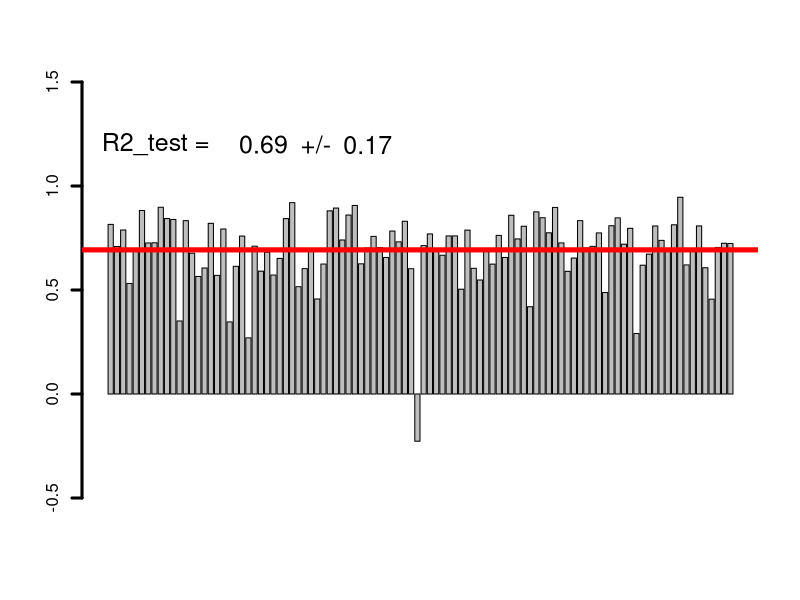
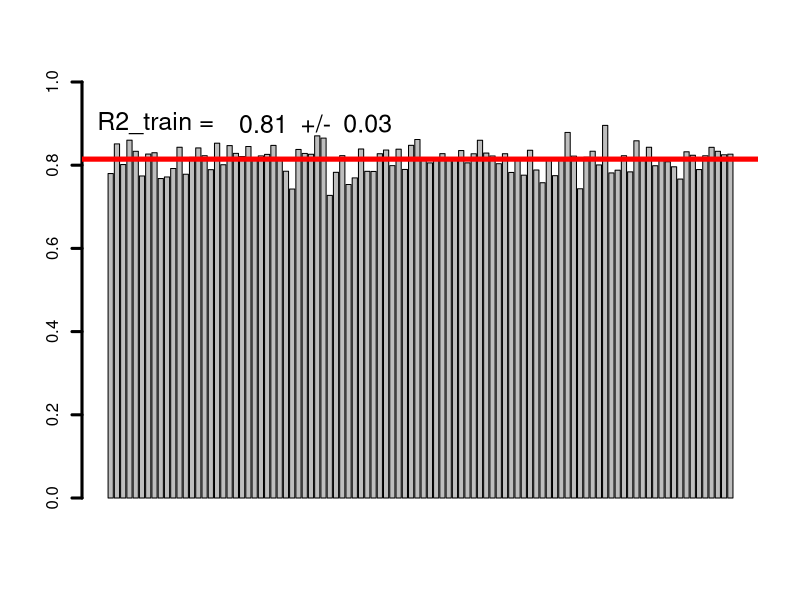

Source code (R) for these figures, in order:
setwd(path)
# load data
data <- read.csv('KD_refine.csv')

# Creat the evaluation function: eval_results, which contains RMSE and Rsquare
eval_results <- function(true, predicted, df) {
  SSE <- sum((predicted - true)^2)
  SST <- sum((true - mean(true))^2)
  R_square <- 1 - SSE / SST
  RMSE = sqrt(SSE/nrow(df))
  # Model performance metrics
  data.frame(
    RMSE = RMSE,
    Rsquare = R_square)
}


# randomize the data splitting 100 times (36:12)
results <- NULL
for (i in 1:100){
  set.seed(i)
  testid <- sample(seq_len(nrow(data)),size=12)
  
  # assign testset and trainingset
  trainingset <- data[-testid,]
  testset <- data[testid,]
  x_train <- as.matrix(trainingset[-1])
  y_train <- data.matrix(trainingset[1])
  x <- x_train
  y <- y_train
  x_test <- as.matrix(testset[-1])
  y_test <- as.matrix(testset[1])
    mdl <- lm(formula = "lnKD~1+PEOE_VSA_POS+vsa_other+vsurf_DW12+vsurf_ID3", 
            data = trainingset) # using the same descriptors to build the model
  
  predict <- predict(mdl,newdata = testset)
  fitted <- mdl$fitted.values
  a <- eval_results(testset$lnKD,predict,testset)
  b <- eval_results(trainingset$lnKD,fitted,trainingset)
  result <- data.frame(test=a, 
                       train=b
  )
  results<- rbind(results,result)
}

# plot
barplot(results$test.Rsquare,xlim = c(0,i*1.2),ylim=c(-.5,1.5),lwd=3)
abline(h=mean(results$test.Rsquare), col ="Red",lwd = 5,xlim=c(0,i))
text(x = c(0.1*i,0.3*i,0.4*i,0.5*i),
     y = c(1.2,1.2,1.2,1.2),cex = 1.5,
     labels = c("R2_test = ", round(mean(results$test.Rsquare),2), "+/-", round(sd(results$test.Rsquare),2)))

barplot(results$train.Rsquare,xlim = c(0,i*1.2),ylim=c(0,1),lwd=3)
abline(h=mean(results$train.Rsquare), col ="Red",lwd = 5,xlim=c(0,i))
text(x = c(0.1*i,0.3*i,0.4*i,0.5*i),
     y = c(0.9,0.9,0.9,0.9),cex = 1.5,
     labels = c("R2_train = ", round(mean(results$train.Rsquare),2), "+/-", round(sd(results$train.Rsquare),2)))
